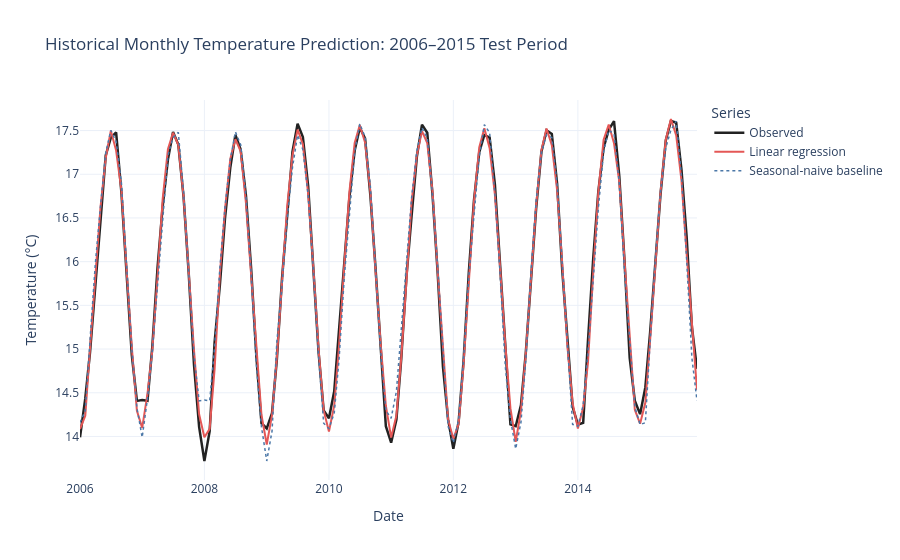

The cell this chart's notebook holds for it:
### Code cell
prediction_figure = go.Figure()

prediction_figure.add_trace(
    go.Scatter(
        x=prediction_results["date"],
        y=prediction_results["actual_temperature_c"],
        name="Observed",
        mode="lines",
        line={
            "color": "#222222",
            "width": 2.5,
        },
    )
)

prediction_figure.add_trace(
    go.Scatter(
        x=prediction_results["date"],
        y=prediction_results["predicted_temperature_c"],
        name="Linear regression",
        mode="lines",
        line={
            "color": "#E45756",
            "width": 2,
        },
    )
)

prediction_figure.add_trace(
    go.Scatter(
        x=prediction_results["date"],
        y=prediction_results[
            "seasonal_naive_temperature_c"
        ],
        name="Seasonal-naive baseline",
        mode="lines",
        line={
            "color": "#4C78A8",
            "width": 1.5,
            "dash": "dot",
        },
    )
)

prediction_figure.update_layout(
    title=(
        "Historical Monthly Temperature Prediction: "
        "2006–2015 Test Period"
    ),
    xaxis_title="Date",
    yaxis_title="Temperature (°C)",
    template="plotly_white",
    hovermode="x unified",
    legend_title="Series",
)

prediction_figure.show()
